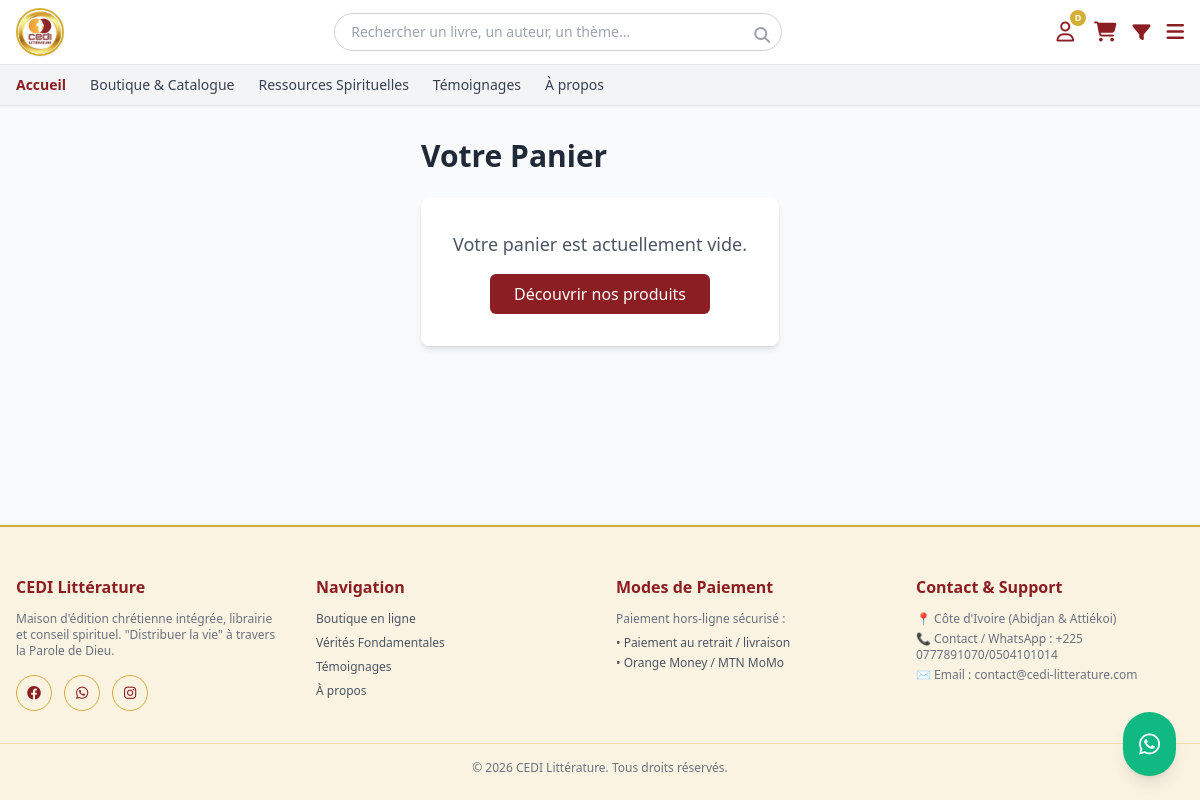
The page /panier/ (signed in) on the database as committed earlier.
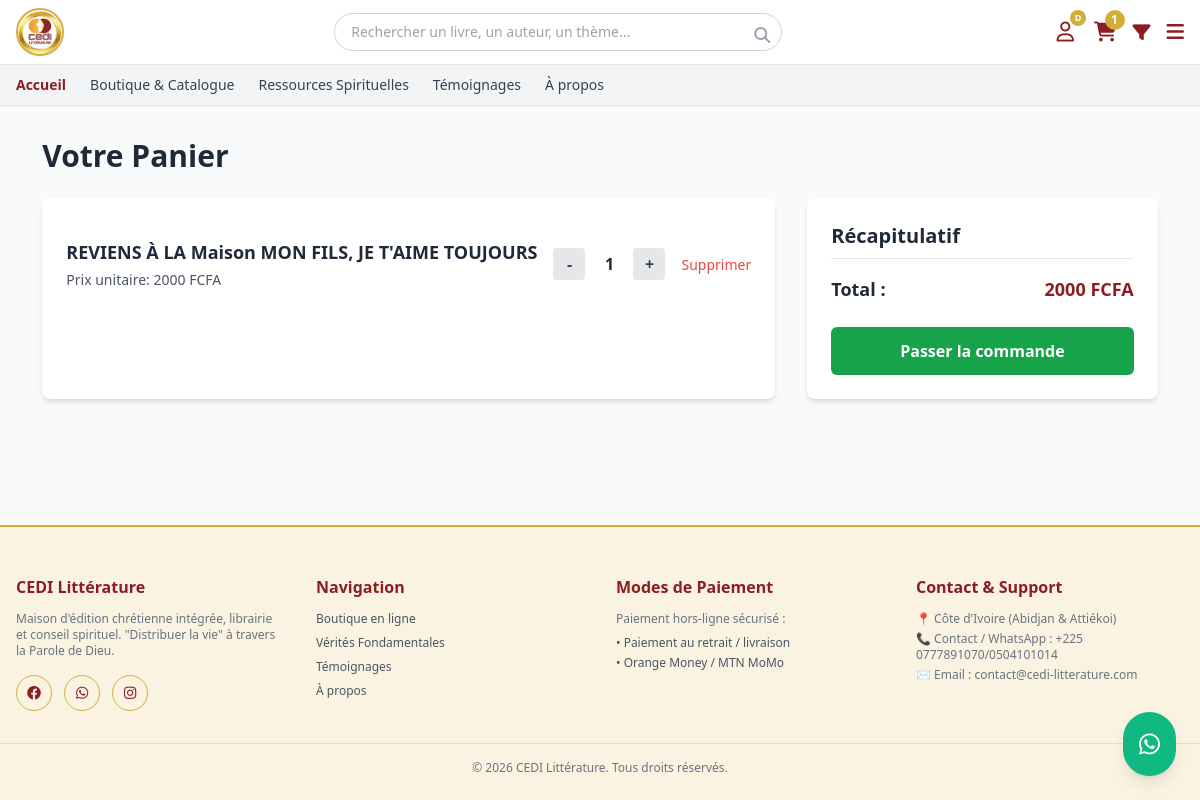
The same page on the database as committed later.
### appcedi/models.py (models this page shows, shortened)
class ArticlePanier(models.Model):
    panier = models.ForeignKey(Panier, on_delete=models.CASCADE, related_name='articles')
    produit = models.ForeignKey(Produit, on_delete=models.CASCADE)
    quantite = models.PositiveIntegerField(default=1)

class Produit(models.Model):
    TYPES = (('livre', 'Livre'), ('bible', 'Bible'), ('cd', 'CD'), ('cadeau', 'Cadeau'))
    titre = models.CharField(max_length=255)
    auteur = models.CharField(max_length=255, blank=True, null=True)
    editeur = models.CharField(max_length=255, blank=True, null=True)
    isbn = models.CharField(max_length=20, blank=True, null=True)
    description = models.TextField()
    nombre_pages = models.PositiveIntegerField(blank=True, null=True, verbose_name="Nombre de pages")
    prix = models.IntegerField()
    poids = models.FloatField(blank=True, null=True)
    type_produit = models.CharField(max_length=20, choices=TYPES, default='livre')
    est_edition_cedi = models.BooleanField(default=False)
    quantite_stock = models.IntegerField(default=0)
    seuil_alerte = models.IntegerField(default=3)
    statut = models.BooleanField(default=True)
    categories = models.ManyToManyField(Categorie, through='ProduitCategorie', blank=True)

### appcedi/views.py (the view)
# urls.py: path('panier/', views.voir_panier, name='voir_panier'),
def voir_panier(request):
    if request.user.is_authenticated:
        panier, created = Panier.objects.get_or_create(utilisateur=request.user)
    else:
        session_key = request.session.session_key
        if not session_key:
            request.session.create()
            session_key = request.session.session_key
        panier, created = Panier.objects.get_or_create(session_id=session_key)
    articles = panier.articles.all()
    total = sum(article.produit.prix * article.quantite for article in articles)
    context = {
        'panier': panier,
        'articles': articles,
        'total': total,
    }
    return render(request, 'appcedi/panier/panier_detail.html', context)

### appcedi/context_processors.py (called while the page is built, shortened)
def panier_context(request):
    panier = None
    nombre_articles = 0
    souhaits_ids = []
    if request.user.is_authenticated:
        try:
            panier = Panier.objects.get(utilisateur=request.user)
        except Panier.DoesNotExist:
            pass
        souhaits_ids = list(ListeSouhaits.objects.filter(utilisateur=request.user).values_list('produit_id', flat=True))
    if panier:
        nombre_articles = sum(article.quantite for article in panier.articles.all())
    return {
        'nombre_articles_panier': nombre_articles,
        'categories_menu': Categorie.objects.all(),
        'souhaits_ids': souhaits_ids, # 👈 Ajouté ici
    }

### templates/appcedi/panier/panier_detail.html (shortened to what this page needs)
{% extends 'appcedi/base.html' %}
{% block content %}
<div class="max-w-6xl mx-auto py-8 px-4">
    <h1 class="text-3xl font-bold text-gray-800 mb-6">Votre Panier</h1>
    {% if articles %}
    <div class="grid grid-cols-1 lg:grid-cols-3 gap-8">
        <div class="lg:col-span-2 bg-white rounded-lg shadow-md p-6">
            <div class="divide-y divide-gray-200">
                {% for article in articles %}
                <div class="py-4 flex flex-col sm:flex-row sm:items-center sm:justify-between gap-4"
                     data-article-id="{{ article.id }}"
                     data-prix-unitaire="{{ article.produit.prix }}">
                    <div class="flex-1 min-w-0">
                        <h2 class="text-base sm:text-lg font-semibold text-gray-800 break-words">
                            {{ article.produit.titre }}
                        </h2>
                        <p class="text-gray-600 text-sm mt-1">
                            Prix unitaire: <span class="prix-unitaire">{{ article.produit.prix }}</span> FCFA
                        </p>
                    </div>
                    <div class="flex items-center justify-between sm:justify-end gap-4">
                        <div class="flex items-center space-x-2">
                            <button type="button"
                                    class="btn-quantite w-8 h-8 rounded bg-gray-200 hover:bg-gray-300 font-bold text-gray-700"
                                    data-action="reduire"
                                    data-url="{% url 'modifier_quantite_panier' article.id %}">
                                -
                            </button>
                            <span class="w-8 text-center font-semibold quantite-valeur">{{ article.quantite }}</span>
                            <button type="button"
                                    class="btn-quantite w-8 h-8 rounded bg-gray-200 hover:bg-gray-300 font-bold text-gray-700"
                                    data-action="augmenter"
                                    data-url="{% url 'modifier_quantite_panier' article.id %}">
                                +
                            </button>
                        </div>
                        <div>
                            <a href="{% url 'supprimer_du_panier' article.id %}"
                               class="text-red-500 hover:text-red-700 font-medium text-sm whitespace-nowrap">
                                Supprimer
                            </a>
                        </div>
                    </div>
                </div>
                {% endfor %}
            </div>
        </div>
        <div class="bg-white rounded-lg shadow-md p-6 h-fit">
            <h2 class="text-xl font-bold text-gray-800 mb-4 border-b pb-2">Récapitulatif</h2>
            <div class="flex justify-between items-center text-lg font-bold mb-6">
                <span>Total :</span>
                <span class="text-cediRed" id="panier-total">{{ total }} FCFA</span>
            </div>
            <a href="{% url 'valider_commande' %}"
               class="block text-center w-full bg-green-600 hover:bg-green-700 text-white font-bold py-3 px-4 rounded-md transition">
                Passer la commande
            </a>
        </div>
    </div>
    {% else %}
    <div class="bg-white rounded-lg shadow-md p-8 text-center">
        <p class="text-gray-600 text-lg mb-4">Votre panier est actuellement vide.</p>
        <a href="{% url 'liste_catalogue' %}"
           class="inline-block bg-cediRed hover:bg-cediRedDark text-white font-medium py-2 px-6 rounded-md transition">
            Découvrir nos produits
        </a>
    </div>
    {% endif %}
</div>
{% endblock %}

### templates/appcedi/base.html (shortened to what the changed rows need)
{% load static %}
<!DOCTYPE html>
<html lang="fr">
<head>
    <script src="https://cdn.tailwindcss.com"></script>
    <link rel="stylesheet" href="https://cdnjs.cloudflare.com/ajax/libs/font-awesome/6.4.0/css/all.min.css">
</head>
<body class="bg-gray-50 text-gray-800 font-sans flex flex-col min-h-screen">
<header class="bg-white shadow-sm sticky top-0 z-50">
   <div class="max-w-7xl mx-auto px-4 py-2 flex items-center justify-between gap-4">
        <div class="flex items-center gap-4 text-gray-700" id="iconsRow">
<a href="{% url 'voir_panier' %}" class="hover:text-cediRed relative transition" title="Mon panier">
    <i class="fa-solid fa-cart-shopping text-xl text-cediRed"></i>
    {% if nombre_articles_panier > 0 %}
        <span class="absolute -top-2 -right-2 bg-cediGold text-white text-xs w-5 h-5 rounded-full flex items-center justify-center font-bold">
            {{ nombre_articles_panier }}
        </span>
    {% endif %}
</a>
        </div>
    </div>
</header>
    {% block content %}{% endblock %}
</body>
</html>

Rows that differ between the two databases and show on the page:
added ArticlePanier: produit.titre "REVIENS À LA Maison MON FILS, JE T'AIME TOUJOURS", produit.prix "2000", quantite "1"
Other text that changed with them:
{{ nombre_articles_panier }}: (not shown) → "1"
{{ total }}: (not shown) → "2000"
text no longer shown: "Votre panier est actuellement vide. Découvrir nos produits"
text now shown: "Récapitulatif Total : FCFA Passer la commande"
